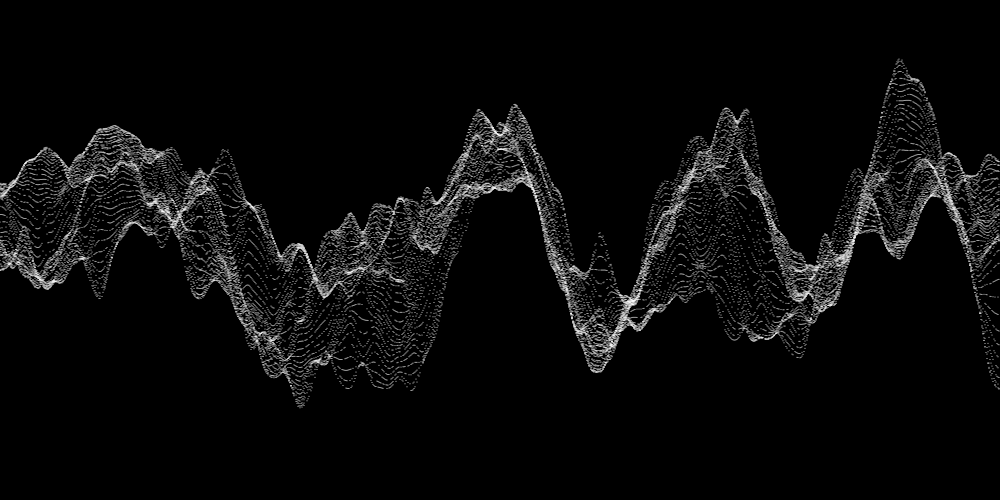
Frame 1 (no input)
Frame 60 (no input): identical to frame 1, image omitted
Frame 120 (the mouse pressed at the canvas centre since frame 60): identical to frame 1, image omitted

The p5.js sketch that drew this single still picture (run headless with seeded random() and noise() and a simulated clock; from frame 60 on, the mouse is pressed at the canvas centre):

// p5.js sketch
// ── sketch.js
let t, speed;

function setup() {
  createCanvas(1000, 500);

  // smooth(10);
  // noLoop();

  createDiv('Speed');
  speedSlider = createSlider(0.0, 0.3, 0, 0.0001);

  createDiv('Foreground Colour');
  fgRadio = createRadio('fg');
  fgRadio.option('black', 'Black');
  fgRadio.option('white', 'White');
  fgRadio.option('red', 'Red');
  fgRadio.selected('white');
  createDiv('Foreground Transparency');
  fgAlphaSlider = createSlider(0, 255, 255, 1);


  createDiv('Background Colour');
  bgRadio = createRadio('bg');
  bgRadio.option('black', 'Black');
  bgRadio.option('white', 'White');
  bgRadio.option('red', 'Red');
  bgRadio.selected('black');
  createDiv('Background Transparency');
  bgAlphaSlider = createSlider(0, 255, 255, 1);

  createDiv('paths');
  pathsSlider = createSlider(1, 20, 1, 1);
  createDiv('lines');
  linesSlider = createSlider(1, height * 0.9, 50, 1);
  createDiv('xspace');
  xspaceSlider = createSlider(1, 100, 1, 1);
  createDiv('yspace');
  yspaceSlider = createSlider(0.01, 5, 1, 0.01);
  createDiv('amplitude');
  amplitudeSlider = createSlider(1, height, height/2, 1);
  createDiv('xnoise');
  xnoiseSlider = createSlider(0, 0.03, 0.01, 0.0001);
  createDiv('ynoise');
  ynoiseSlider = createSlider(0, 0.03, 0.02, 0.0001);
  createDiv('xscatter');
  xscatterSlider = createSlider(0, 20, 0, 1);
  createDiv('yscatter');
  yscatterSlider = createSlider(0, 20, 0, 1);
  createDiv('density');
  densitySlider = createSlider(0, 1, 0.8, 0.01);
}

function draw() {

  // clear();
  randomSeed(1);
  noiseSeed(1);
  let fg = color(fgRadio.value());
  fg.setAlpha(fgAlphaSlider.value());
  stroke(fg);

  let bg = color(bgRadio.value());
  bg.setAlpha(bgAlphaSlider.value());
  background(bg);


  let speed = sq(speedSlider.value());
  let paths = pathsSlider.value();
  let lines = linesSlider.value();
  let xspace = sqrt(xspaceSlider.value());
  let yspace = yspaceSlider.value();
  let amplitude = amplitudeSlider.value();
  let xnoise = xnoiseSlider.value();
  let ynoise = ynoiseSlider.value();
  let density = sq(densitySlider.value());
  let xscatter = xscatterSlider.value();
  let yscatter = yscatterSlider.value();

  for (k = 0; k < paths; k++) {
    for (j = 0; j < lines; j++) {
      for (i = 0; i < width / xspace; i++) {
        let n = map(noise(k + i * xnoise * xspace,k + j * ynoise * yspace, 1 + (frameCount * speed)), 0, 1, -1, 1);
        let x = i * xspace;
        let y = j * yspace + (height - (lines * yspace)) / 2 + (amplitude * n);

        if (random() < density) {
          let sx = random(-1, 1) * xscatter;
          let sy = random(-1, 1) * yscatter;
          point(x + sx, y + sy);
        }
      }
    }
  }

  // for (j = 0; j < lines; j++) {
  //   for (i = 0; i < width / xspace; i++) {
  //     let n = map(noise(i * xnoise * xspace, j * ynoise * yspace), 0, 1, -1, 1);
  //     let x = i * xspace;
  //     let y = j * yspace + (height - (lines * yspace))/2 + amplitude * n;
  //     point(x, y);
  //   }
  // }


}

// ── style.css
html, body {
  /* margin: 0; */
  /* padding: 0; */
  background-color: black;
  color: white;
  font-family: monospace;
}
canvas {
  /* display: block; */
}

/* div {
  position: relative;
} */
